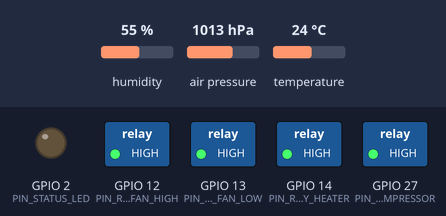
Recording of a sketch running on a simulated ESP32. Shown: switched loads named in the sketch (green lamp = pin HIGH), output pins drawn as LEDs (lit = HIGH). The inputs (shaded band) are chosen by the test bench; at power-on: temperature 24 °C, humidity 55 %, air pressure 1013 hPa. WiFi joins after 1.5 s; servers stay silent unless stated; EEPROM starts erased; no MQTT or app messages arrive unless stated; what the sketch prints to the serial monitor is not drawn.

Above: at 2.7 s.
2.8 s: temperature set to 24.9 °C
At 3.9 s:
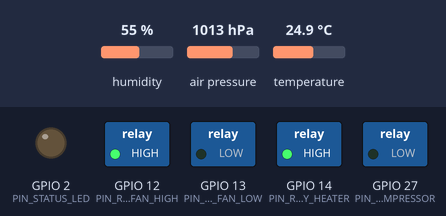
5.8 s: temperature set to 24 °C
8.8 s: temperature set to 22.8 °C
At 10.9 s:
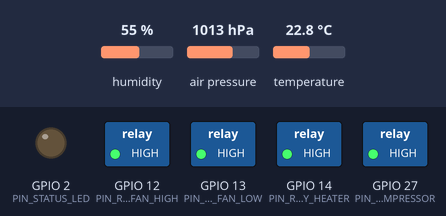
11.8 s: temperature set to 28 °C
At 13.9 s:
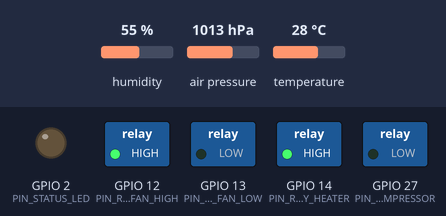
Timing chart, 0 to 15.4 s (numbered marks = the images above; inputs shaded):
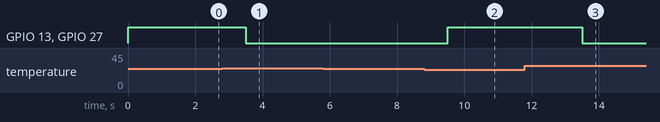

The sketch:

esp32-smart-thermostat-hvac.ino
```cpp
// (licence header left out)
#include <WiFi.h>
#include <PubSubClient.h>
#include <Wire.h>
#include <Adafruit_Sensor.h>
#include <Adafruit_BME280.h>
#include <ArduinoJson.h>
#include <Preferences.h>
#include <time.h>

#define PIN_RELAY_COMPRESSOR 27 // AC Compressor / Cooling Relay
#define PIN_RELAY_HEATER 14 // Heating Element Relay
#define PIN_RELAY_FAN_HIGH 12 // High Speed Blower Fan
#define PIN_RELAY_FAN_LOW 13 // Low Speed Blower Fan
#define PIN_STATUS_LED 2

#define OLED_SDA 21
#define OLED_SCL 22

Adafruit_BME280 bme;
WiFiClient espClient;
PubSubClient mqttClient(espClient);
Preferences preferences;

struct ThermostatState {
 float currentTemp;
 float currentHumidity;
 float currentPressure;
 float targetTemp;
 float deadband;
 int hvacMode; // 0: OFF, 1: COOL, 2: HEAT, 3: AUTO
 int fanSpeed; // 0: AUTO, 1: LOW, 2: HIGH
 bool isCompressorActive;
 bool isHeaterActive;
};

ThermostatState ts;
SemaphoreHandle_t climateMutex;

void loadThermostatPreferences() {
 preferences.begin("thermo_cfg", false);
 ts.targetTemp = preferences.getFloat("target_t", 24.0);
 ts.deadband = preferences.getFloat("deadband", 0.5);
 ts.hvacMode = preferences.getInt("mode", 1); // Default COOL
 ts.fanSpeed = preferences.getInt("fan", 0);
 preferences.end();
}

void saveThermostatPreferences() {
 preferences.begin("thermo_cfg", false);
 preferences.putFloat("target_t", ts.targetTemp);
 preferences.putFloat("deadband", ts.deadband);
 preferences.putInt("mode", ts.hvacMode);
 preferences.putInt("fan", ts.fanSpeed);
 preferences.end();
}

void setHVACActuators(bool cool, bool heat, int fan) {
 ts.isCompressorActive = cool;
 ts.isHeaterActive = heat;

 digitalWrite(PIN_RELAY_COMPRESSOR, cool ? LOW : HIGH); // Active LOW
 digitalWrite(PIN_RELAY_HEATER, heat ? LOW : HIGH);

 if (fan == 2) {
 digitalWrite(PIN_RELAY_FAN_HIGH, LOW);
 digitalWrite(PIN_RELAY_FAN_LOW, HIGH);
 } else if (fan == 1 || (cool || heat)) {
 digitalWrite(PIN_RELAY_FAN_HIGH, HIGH);
 digitalWrite(PIN_RELAY_FAN_LOW, LOW);
 } else {
 digitalWrite(PIN_RELAY_FAN_HIGH, HIGH);
 digitalWrite(PIN_RELAY_FAN_LOW, HIGH);
 }
}

void TaskClimateControl(void *pvParameters) {
 TickType_t xLastWakeTime = xTaskGetTickCount();
 const TickType_t xFrequency = pdMS_TO_TICKS(2000);

 for (;;) {
 vTaskDelayUntil(&xLastWakeTime, xFrequency);

 float t = bme.readTemperature();
 float h = bme.readHumidity();
 float p = bme.readPressure() / 100.0F;

 if (!isnan(t) && !isnan(h)) {
 if (xSemaphoreTake(climateMutex, pdMS_TO_TICKS(50))) {
 ts.currentTemp = t;
 ts.currentHumidity = h;
 ts.currentPressure = p;

 // Climate State Machine
 if (ts.hvacMode == 1) { // COOL
 if (ts.currentTemp > (ts.targetTemp + ts.deadband)) {
 setHVACActuators(true, false, ts.fanSpeed);
 } else if (ts.currentTemp <= (ts.targetTemp - ts.deadband)) {
 setHVACActuators(false, false, ts.fanSpeed);
 }
 } else if (ts.hvacMode == 2) { // HEAT
 if (ts.currentTemp < (ts.targetTemp - ts.deadband)) {
 setHVACActuators(false, true, ts.fanSpeed);
 } else if (ts.currentTemp >= (ts.targetTemp + ts.deadband)) {
 setHVACActuators(false, false, ts.fanSpeed);
 }
 } else if (ts.hvacMode == 3) { // AUTO
 if (ts.currentTemp > (ts.targetTemp + 1.0)) {
 setHVACActuators(true, false, ts.fanSpeed);
 } else if (ts.currentTemp < (ts.targetTemp - 1.0)) {
 setHVACActuators(false, true, ts.fanSpeed);
 } else {
 setHVACActuators(false, false, ts.fanSpeed);
 }
 } else { // OFF
 setHVACActuators(false, false, 0);
 }

 xSemaphoreGive(climateMutex);
 }
 }
 }
}

void setup() {
 Serial.begin(115200);
 pinMode(PIN_RELAY_COMPRESSOR, OUTPUT);
 pinMode(PIN_RELAY_HEATER, OUTPUT);
 pinMode(PIN_RELAY_FAN_HIGH, OUTPUT);
 pinMode(PIN_RELAY_FAN_LOW, OUTPUT);
 pinMode(PIN_STATUS_LED, OUTPUT);

 digitalWrite(PIN_RELAY_COMPRESSOR, HIGH);
 digitalWrite(PIN_RELAY_HEATER, HIGH);
 digitalWrite(PIN_RELAY_FAN_HIGH, HIGH);
 digitalWrite(PIN_RELAY_FAN_LOW, HIGH);

 Wire.begin(OLED_SDA, OLED_SCL);
 if (!bme.begin(0x76, &Wire)) {
 Serial.println("[WARN] BME280 sensor not detected on 0x76.");
 }

 loadThermostatPreferences();
 climateMutex = xSemaphoreCreateMutex();

 WiFi.begin("YOUR_WIFI_SSID", "YOUR_WIFI_PASSWORD");
 while (WiFi.status() != WL_CONNECTED) {
 delay(500);
 Serial.print(".");
 }
 Serial.printf("\n[WIFI] Connected! Thermostat IP: %s\n", WiFi.localIP().toString().c_str());

 mqttClient.setServer("broker.hivemq.com", 1883);

 xTaskCreatePinnedToCore(TaskClimateControl, "ClimateTask", 4096, NULL, 2, NULL, 1);
}

void loop() {
 if (!mqttClient.connected()) {
 mqttClient.connect("ESP32-HVAC-Thermostat");
 }
 mqttClient.loop();

 StaticJsonDocument<256> doc;
 doc["temperature"] = serialized(String(ts.currentTemp, 1));
 doc["humidity"] = serialized(String(ts.currentHumidity, 1));
 doc["target_temp"] = serialized(String(ts.targetTemp, 1));
 doc["cooling"] = ts.isCompressorActive;
 doc["heating"] = ts.isHeaterActive;
 doc["hvac_mode"] = ts.hvacMode;

 char buffer[256];
 serializeJson(doc, buffer);
 mqttClient.publish("iot/hvac/telemetry", buffer);

 delay(5000);
}
```

Measured:
- the behaviour switches between 24.5 and 24.6 °C on temperature (found by bisection; images 0 and 1)
- the behaviour switches between 23.6 and 23.5 °C on temperature (found by bisection; images 1 and 2)
- after the input at 2.8 s, GPIO 13 (PIN_RELAY_FAN_LOW), GPIO 27 (PIN_RELAY_COMPRESSOR): HIGH → LOW after 0.71 s
- after the input at 5.8 s, every drawn part: stays the same
- after the input at 8.8 s, GPIO 13 (PIN_RELAY_FAN_LOW), GPIO 27 (PIN_RELAY_COMPRESSOR): LOW → HIGH after 0.71 s
- after the input at 11.8 s, GPIO 13 (PIN_RELAY_FAN_LOW), GPIO 27 (PIN_RELAY_COMPRESSOR): HIGH → LOW after 1.7 s
